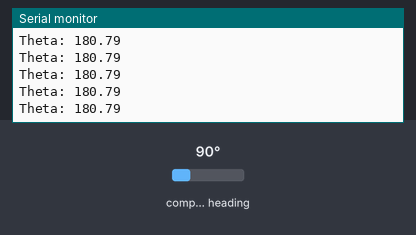
Bench run of a sketch on a simulated Arduino Mega 2560, built with avr-gcc and run on an emulated ATmega2560. Shown: the last lines printed to the serial monitor. Wiring (inferred from the names in the program): HMC5883L compass at I2C address 0x1E. The inputs (shaded band) are chosen by the test bench; at power-on: compass heading 90°.

Above: at 1.2 s.
1.3 s: compass heading set to 7°
At 2.1 s:
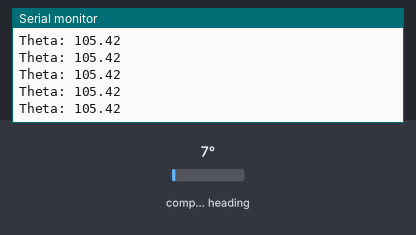
2.8 s: compass heading set to 269°
At 3.5 s:
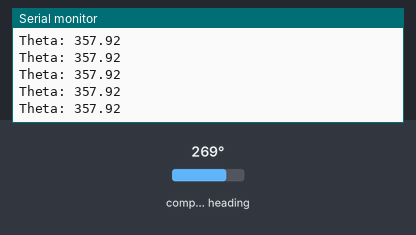
Timing chart, 0 to 5.8 s (numbered marks = the images above; inputs shaded):
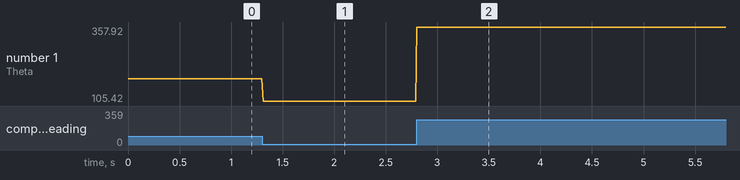

The sketch:

Transmit.ino
```cpp
//XBEE 2.4GHZ Transmitter System For Delivering Location Relative Bearing
//in Degrees. For HMC compass system.
//Finalized by Jack Maydan based off Adam St. Amard's earlier versions.
//Edited by Robert Belter 10/30/2015
//Edited by Thomas Horning 02/07/2017
//
//This program works based on the Spark Fun Arduino FIO v3.3 with an XBEE transmitter hooked to an extended antennae.
//The board also is hooked to a 3 axis magnetometer.
//
//The entire module rotates, calculates the bearing based off magnetomer,
//and transmits it through the patch antennae.
//
//This code is open source and free to use, its derivatives should follow the same guidelines.

#include <XBee.h>
#include <Wire.h>
#include <HMC5883L.h>
#define address 0x1E

//--------------------CALIBRATION FOR MAGNETOMETER---------------------
//In order to ensure that your transmitter will read the correct heading,
//we have provided a calibration mode that will print the values over the
//Xbees. Make sure to use with XB_RX_Calibration

//Uncomment the below line to activate print out over serial for magnetometer x,y,z
//#define calibration_mode

//Uncomment the below line to activate output above ^ over XBee
//#define output_calibration

//Axis offsets for magnetometer
int xoff = -7;
int yoff = 54;
int zoff = 0;

//Axis scales for magnetometer
float xscale = 1.070;
float yscale = 1.117;
float zscale = 1;

#ifdef output_calibration
union{
  int i[3];
  uint8_t b[6];
}calibration_converter;
#endif

//Current readings from magnetometer axis
int xout, yout, zout;

//-----------------------END CALIBRATION FOR MAGNETOMETER------------------

XBee xbee = XBee();
int compassAddress = 0x42 >> 1;

uint8_t payload[12];
int payload_size = 4;


union{
  float f;
  uint8_t b[4];
}heading_converter;

void setup(){
  Wire.begin();
  Serial.begin(57600);
  Serial1.begin(57600);
  xbee.setSerial(Serial1);
  Wire.beginTransmission(address); //open communication with HMC5883
  Wire.write(0x02); //select mode register
  Wire.write(0x00); //continuous measurement mode
  Wire.endTransmission();
}

void loop(){
  getVectorHMC();
  Serial.print("Theta: ");
  Serial.println(heading_converter.f, 2); // print the heading/bearing

  //Create payload
  makePayload();

  //Address of receiving device can be anything while in broadcasting mode
  Tx16Request tx = Tx16Request(0x5678, payload, payload_size);
  xbee.send(tx);

  //Delay must be longer than the readPacket timeout on the receiving module
  delay(10);
}

void makePayload(){
#ifndef output_calibration
  //Copy heading into payload
  memcpy(payload, heading_converter.b, 4);
#else
  //Use the calibration values as the output
  calibration_converter.i[0] = xout;
  calibration_converter.i[1] = yout;
  calibration_converter.i[2] = zout;
  memcpy(payload, calibration_converter.b, 12);
  payload_size = 12;
#endif
}


/*--------------------------------------------------------------
This the the fucntion which gathers the heading from the compass.
----------------------------------------------------------------*/
void getVectorHMC(){
  float reading = -1;
  int x,y,z;

  // step 1: instruct sensor to read echoes
  Wire.beginTransmission(address);  // transmit to device
  // the address specified in the datasheet is 66 (0x42)
  // but i2c adressing uses the high 7 bits so it's 33
  Wire.write(0x03);          // command sensor to measure angle
  Wire.endTransmission();  // stop transmitting

  // step 3: request reading from sensor
  Wire.requestFrom(address, 6);

  // step 4: receive reading from sensor
  if(6 <= Wire.available())     // if two bytes were received
  {
    x = Wire.read()<<8; //X msb
    x |= Wire.read(); //X lsb
    z = Wire.read()<<8; //Z msb
    z |= Wire.read(); //Z lsb
    y = Wire.read()<<8; //Y msb/
    y |= Wire.read(); //Y lsb

  }
  //Adjust values by offsets
  x += xoff;
  y += yoff;
  z += zoff;
  //Scale axes
  x *= xscale;
  y *= yscale;
  z *= zscale;

#ifdef calibration_mode
  xout = x;
  yout = y;
  zout = z;
  char output[100];
  sprintf(output, "x: %d, y: %d, z: %d", xout, yout, zout);
  Serial.println(output);
#endif

  float heading = atan2(y,x);
  heading += PI/2;
  if(heading < 0)
    heading += 2*PI;
  if(heading > 2*PI)
    heading -= 2*PI;
  reading = heading * 180/PI;
  heading_converter.f = reading;    // return the heading or bearing
}
```

Measured:
- after the input at 1.3 s, the serial monitor: prints a new line at once (image 1)
- after the input at 2.8 s, the serial monitor: prints a new line at once (image 2)
- plotted number 1: 180.79 → 105.42 after the input at 1.3 s, 105.42 → 357.92 after the input at 2.8 s
